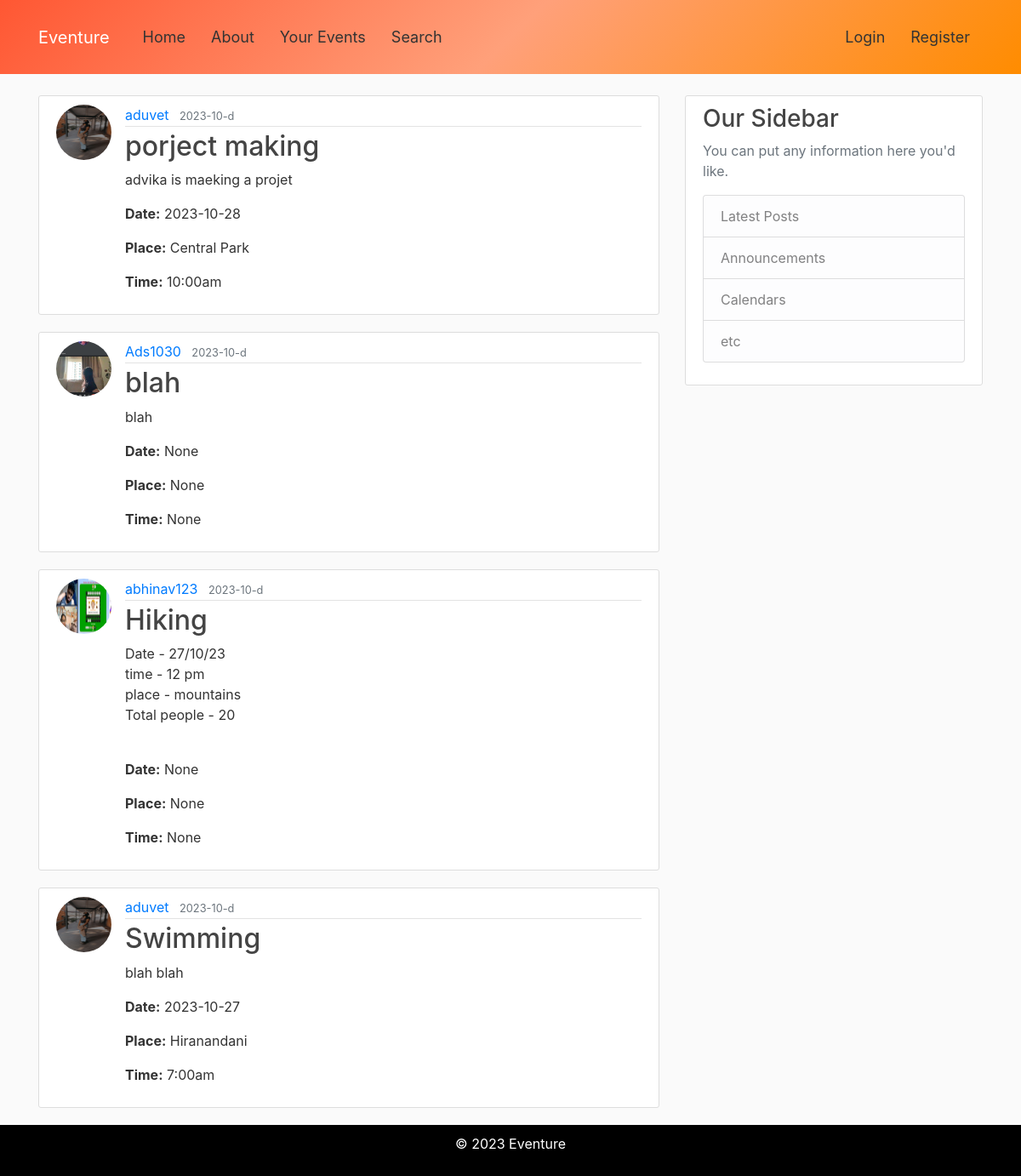
The page /home on the database its author committed.
### flaskBlog/models.py (models this page shows, shortened)
class Post(db.Model):
    id = db.Column(db.Integer, primary_key=True)
    title = db.Column(db.String(100), nullable=False)
    date_posted = db.Column(db.DateTime, nullable=False, default=datetime.utcnow)
    content = db.Column(db.Text, nullable=False)
    user_id = db.Column(db.Integer, db.ForeignKey('user.id'), nullable=False)
    rsvps = db.relationship('RSVP', backref='post', lazy=True, cascade='all, delete-orphan')
    time = db.Column(db.String(10), nullable=True)  # Optional time field
    place = db.Column(db.String(100), nullable=True)  # Optional place field
    date = db.Column(db.Date, nullable=True)  # Optional date field

class User(db.Model, UserMixin):
    id = db.Column(db.Integer, primary_key = True)
    username = db.Column(db.String(20), unique=True, nullable = False)
    email = db.Column(db.String(120), unique=True, nullable = False)
    image_file = db.Column(db.String(20), nullable = False, default='default.jpg')
    password = db.Column(db.String(60), nullable = False)
    posts = db.relationship('Post',backref='author',lazy=True)

### flaskBlog/routes.py (the view)
@app.route("/")
@app.route("/home")
def home():
    posts = Post.query.all()
    return render_template('home.html', posts = posts)

### flaskBlog/templates/home.html
{% extends "layout.html" %}
{% block content %}
    {% for post in posts %}
        <article class="media content-section">
            <img class="rounded-circle article-img" src="{{url_for('static', filename='profile_pics/' + post.author.image_file)}}" alt="">
            <div class="media-body">
                <div class="article-metadata">
                    <a class="mr-2" href="#">{{ post.author.username }}</a>
                    <small class="text-muted">{{ post.date_posted.strftime('%Y-%m-d') }}</small>
                </div>
                <h2><a class="article-title" href="{{ url_for('post', post_id=post.id) }}">{{ post.title }}</a></h2>
                <p class="article-content">{{ post.content }}</p>
                <p><strong>Date:</strong> {{ post.date }}</p>
                <p><strong>Place:</strong> {{ post.place }}</p>
                <p><strong>Time:</strong> {{ post.time }}</p>
            </div>
        </article>
    {% endfor %}
{% endblock content %}

### flaskBlog/templates/layout.html (shortened to what this page needs)
<!DOCTYPE html>
<html lang="en">
<head>
  <link rel="stylesheet" href="https://cdn.jsdelivr.net/npm/bootstrap@4.3.1/dist/css/bootstrap.min.css"
>
  <link rel="stylesheet" type="text/css" href="{{ url_for('static', filename='main.css')}}">
</head>
<body>
  <header class="site-header">
    <nav class="navbar navbar-expand-md navbar-dark bg-steel fixed-top">
      <div class="container">
        <a class="navbar-brand mr-4" href="/">Eventure</a>
        <div class="collapse navbar-collapse" id="navbarToggle">
          <div class="navbar-nav mr-auto">
            <a class="nav-item nav-link" href="{{ url_for('home') }}">Home</a>
            <a class="nav-item nav-link" href="{{ url_for('about') }}">About</a>
            <a class="nav-item nav-link" href="{{ url_for('your_events') }}">Your Events</a>
            <a class="nav-item nav-link" href="{{ url_for('search') }}">Search</a>
          </div>
          <div class="navbar-nav">
            {% if current_user.is_authenticated %}
            <a class="nav-item nav-link" href="{{ url_for('new_post') }}">New Post</a>
            <a class="nav-item nav-link" href="{{ url_for('account') }}">Account</a>
              <a class="nav-item nav-link" href="{{ url_for('logout') }}">Log Out</a>
            {% else %}
              <a class="nav-item nav-link" href="{{ url_for('login') }}">Login</a>
              <a class="nav-item nav-link" href="{{ url_for('register') }}">Register</a>
            {% endif %}
          </div>
        </div>
      </div>
    </nav>
  </header>
  <main role="main" class="container">
    <div class="row">
      <div class="col-md-8">
        {% block content %}{% endblock %}
      </div>
      <div class="col-md-4">
        <div class="content-section">
          <h3>Our Sidebar</h3>
          <p class='text-muted'>You can put any information here you'd like.
          <ul class="list-group">
            <li class="list-group-item list-group-item-light">Latest Posts</li>
            <li class="list-group-item list-group-item-light">Announcements</li>
            <li class="list-group-item list-group-item-light">Calendars</li>
            <li class="list-group-item list-group-item-light">etc</li>
          </ul>
          </p>
        </div>
      </div>
    </div>
  </main>
  <footer class="sticky-footer">
    <p>&copy; 2023 Eventure</p>
  </footer>
</body>
</html>

### flaskBlog/static/main.css (style rules this page uses)
body { background: #fafafa; color: #333333; margin-top: 7rem; padding-bottom: 60px; }
h1, h2, h3, h4, h5, h6 { color: #444444; }
.bg-steel { background: linear-gradient(135deg, #FF5733, #FFA07A, #FF8C00); padding: 20px 0; }
.site-header .navbar-nav .nav-link { color: #333333; }
.content-section { background: #ffffff; padding: 10px 20px; border: 1px solid #dddddd; border-radius: 3px; margin-bottom: 20px; }
.article-title { color: #444444; }
.article-content { white-space: pre-line; }
.article-img { height: 65px; width: 65px; margin-right: 16px; }
.article-metadata { padding-bottom: 1px; margin-bottom: 4px; border-bottom: 1px solid #e3e3e3 }
.site-header .navbar { padding: 20px 0; }
.site-header .navbar-nav .nav-link { padding: 10px 15px; font-size: 18px; }
.sticky-footer { position: fixed; bottom: 0; width: 100%; background-color: black; color: #fff; padding: 10px; text-align: center; }

### rows shown on the page
Post: image_file (picture), author.username "aduvet", date_posted "2023-10-d", title "porject making", content "advika is maeking a projet", date "2023-10-28", place "Central Park", time "10:00am"
Post: image_file (picture), author.username "Ads1030", date_posted "2023-10-d", title "blah", content "blah", date "None", place "None", time "None"
Post: image_file (picture), author.username "abhinav123", date_posted "2023-10-d", title "Hiking", content "Date - 27/10/23 time - 12 pm place - mountains Total people - 20", date "None", place "None", time "None"
Post: image_file (picture), author.username "aduvet", date_posted "2023-10-d", title "Swimming", content "blah blah", date "2023-10-27", place "Hiranandani", time "7:00am"
